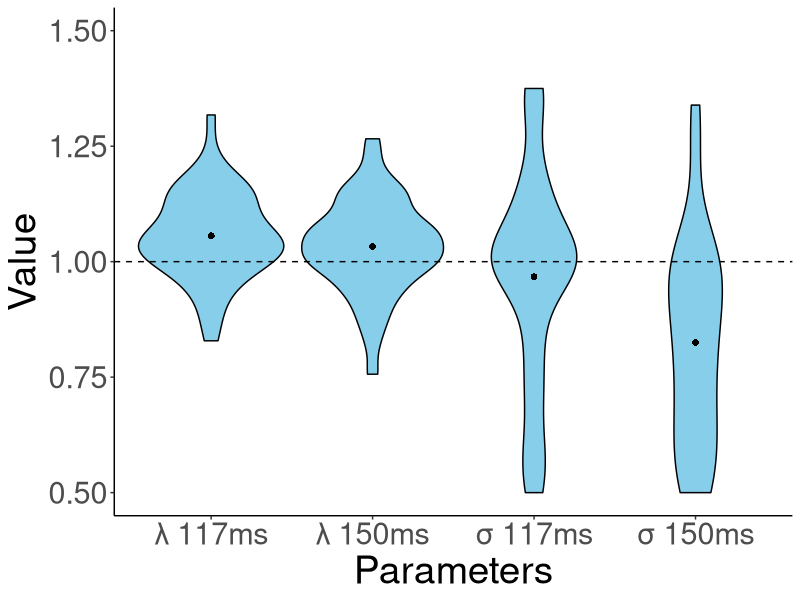
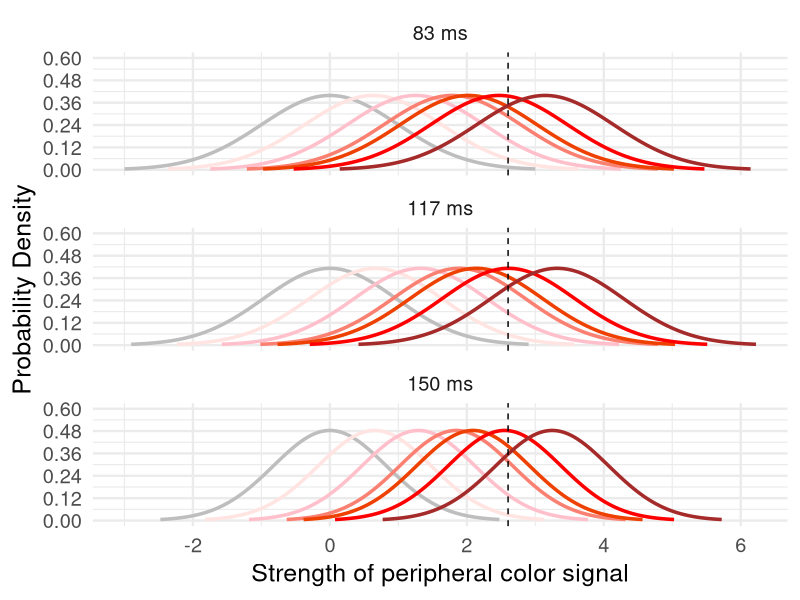
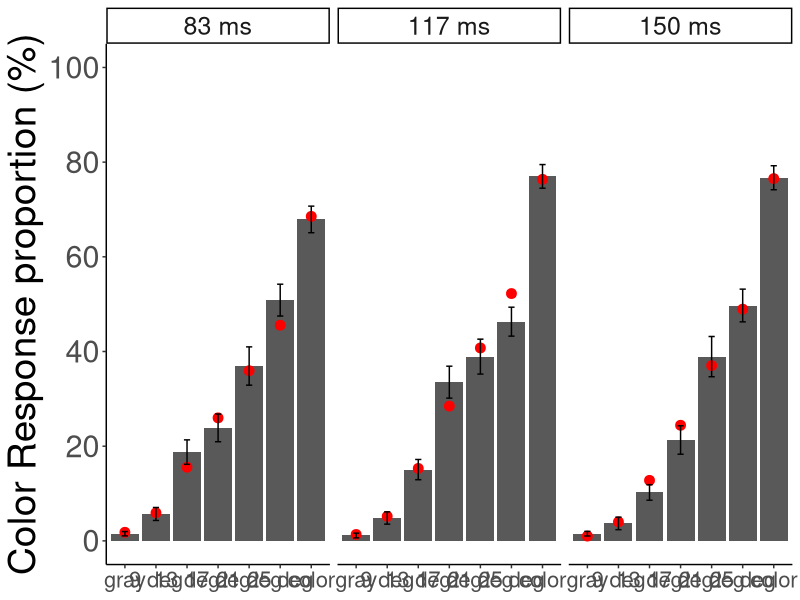
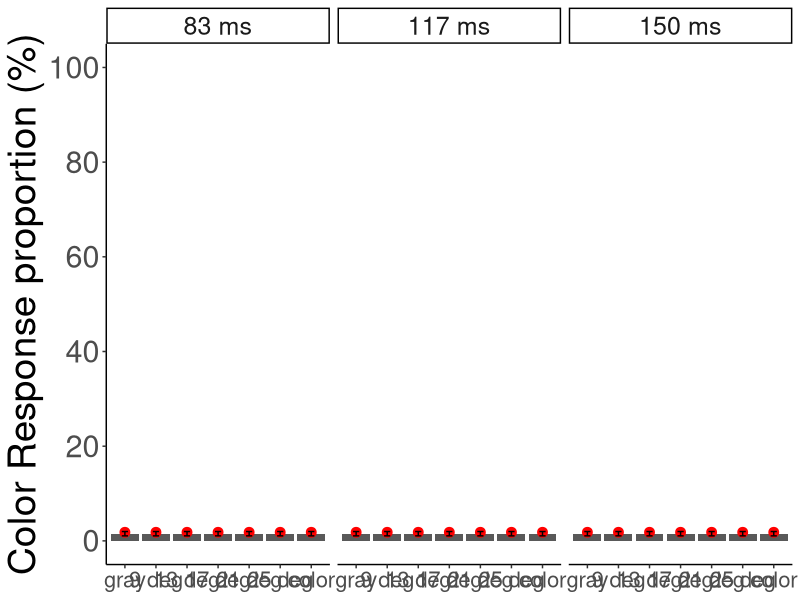
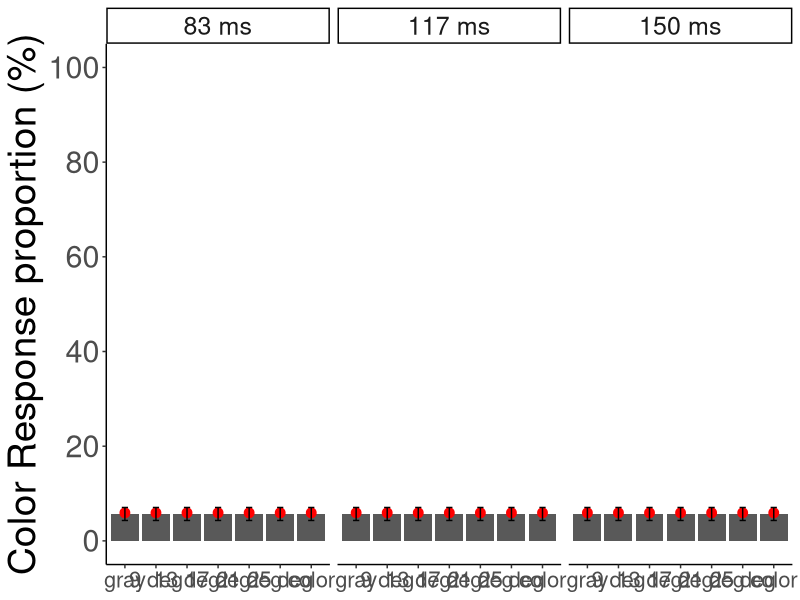
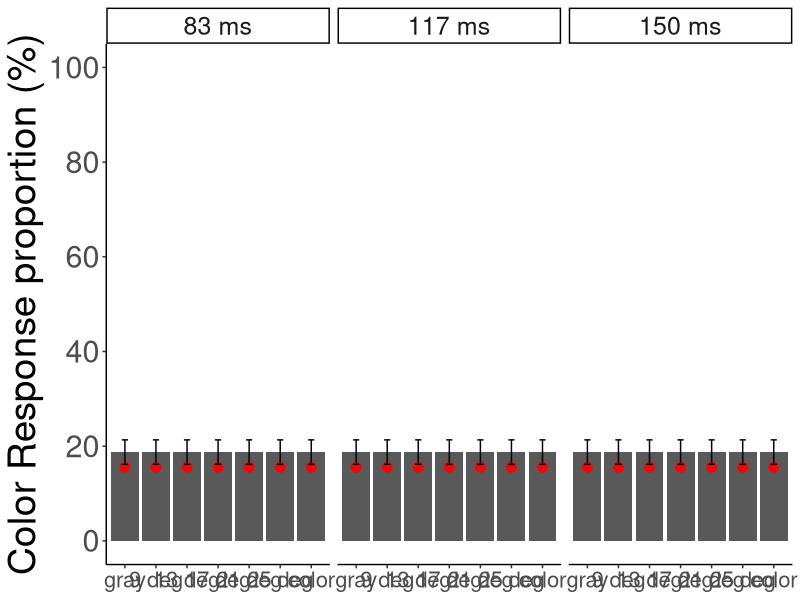
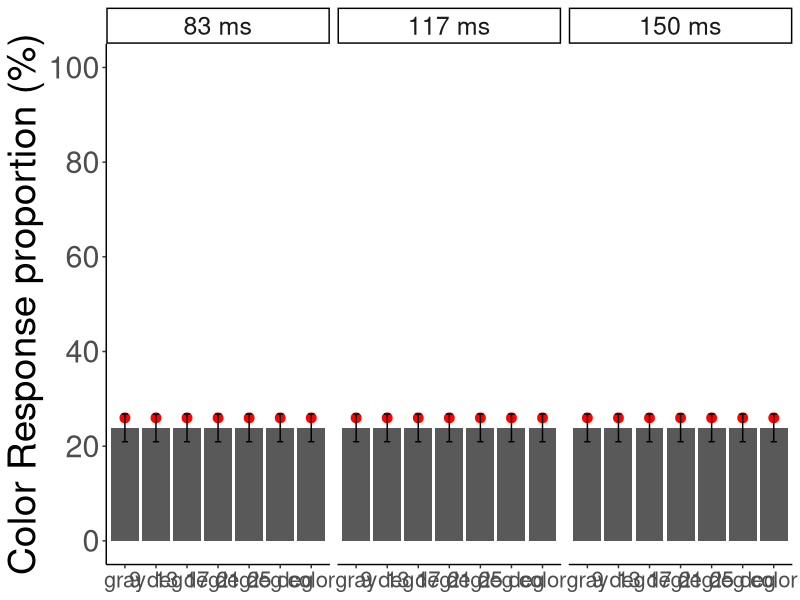
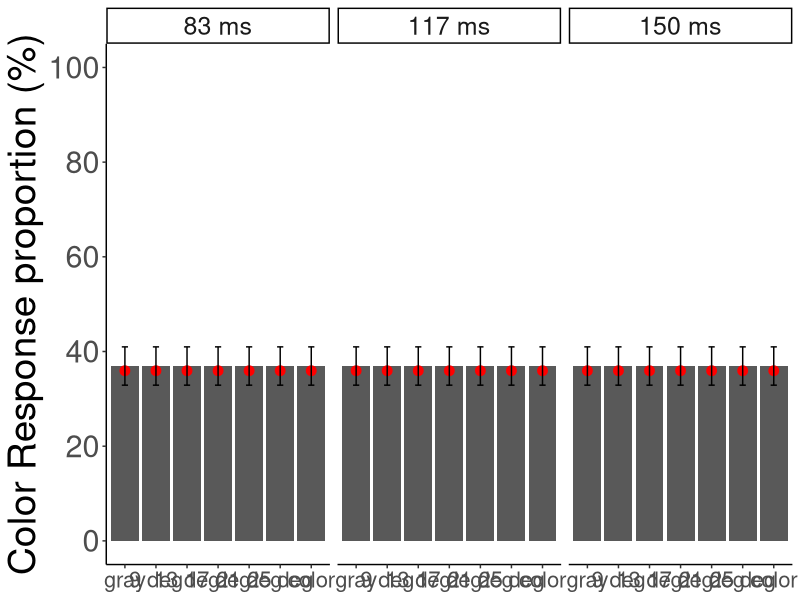

Here is the R script that generated these plots, in order: (Note: this script raises an error after producing the figures.)
library(tidyverse)

dat <- read.table("subdata.csv", header=T,sep=",") 

result = dat %>%             
  filter(TorF1 == 0 | TorF1 == 1) %>% # dual-task trials
  select(subnum, exposure, maskwidth, colorcond, TorF1, colorres, TorF2, gray_gray, gray_mix, gray_color, mix_gray, mix_mix, mix_color, color_gray, color_mix, color_color) %>%    
  group_by(subnum, colorcond, exposure, maskwidth) %>%                
  summarize(gray_gray= sum(gray_gray), gray_mix= sum(gray_mix), gray_color= sum(gray_color), mix_gray= sum(mix_gray), mix_mix= sum(mix_mix), mix_color= sum(mix_color), color_gray= sum(color_gray), color_mix= sum(color_mix), color_color= sum(color_color)) #%>%       

#基準となるパラメータ
sigma83ms <- 1
mu83ms_gray <- 0

### Function for model fitting
fit_uvsdt_mle <- function(data, add_constant = TRUE) {
  
  # add_constant = TRUE adds a small value to the response frequency vectors.
  # correction against extreme estimates 
  if (add_constant) {
    data <- data+0.5
  }
  
  # initial guess for parameter values d-primeベースで出す
  mu83ms_9deg  <- qnorm(data[4,2]/(data[4,1]+data[4,2]))-qnorm(data[1,2]/(data[1,1]+data[1,2]))
  mu83ms_13deg <- qnorm(data[5,2]/(data[5,1]+data[5,2]))-qnorm(data[1,2]/(data[1,1]+data[1,2]))
  mu83ms_17deg <- qnorm(data[6,2]/(data[6,1]+data[6,2]))-qnorm(data[1,2]/(data[1,1]+data[1,2]))
  mu83ms_21deg <- qnorm(data[7,2]/(data[7,1]+data[7,2]))-qnorm(data[1,2]/(data[1,1]+data[1,2]))
  mu83ms_25deg <- qnorm(data[8,2]/(data[8,1]+data[8,2]))-qnorm(data[1,2]/(data[1,1]+data[1,2]))
  mu83ms_color <- qnorm(data[19,2]/(data[19,1]+data[19,2]))-qnorm(data[1,2]/(data[1,1]+data[1,2]))
  mu117ms <- 1
  mu150ms <- 1
  sigma117ms <- 1
  sigma150ms <- 1
  cri <- 2
  
  guess <- c(mu83ms_9deg, mu83ms_13deg, mu83ms_17deg, mu83ms_21deg, mu83ms_25deg, mu83ms_color, mu117ms, mu150ms, sigma117ms, sigma150ms, cri)
  
  # model fit
  fit <- suppressWarnings(optim(uvsdt_logL, 
                                par = guess, 
                                lower =      c(0.1, 0.1, 0.1, 0.1, 0.1, 1.0, 0.5, 0.5, 0.5, 0.5, 0.5),
                                upper =      c(3.5, 3.5, 3.5, 3.5, 3.5, 3.5, 2.0, 2.0, 2.0, 2.0, 5.0), 
                                gr = NULL, method = "BFGS", 
                                control = list("maxit" = 10000, 
                                               "parscale" = c(1,   1,    1,   1,    1,   1,  0.001,  0.001,  0.001,  0.001,  1))))
  
  # outputs
  mu83ms_9deg  <- fit$par[1]
  mu83ms_13deg <- fit$par[2] 
  mu83ms_17deg <- fit$par[3] 
  mu83ms_21deg <- fit$par[4] 
  mu83ms_25deg <- fit$par[5] 
  mu83ms_color <- fit$par[6] 
  mu117ms<-  fit$par[7] 
  mu150ms <- fit$par[8] 
  sigma117ms <- fit$par[9] 
  sigma150ms <- fit$par[10]
  cri <- fit$par[11] 
  
  logL <- -fit$value
  
  AIC <- -2 * logL + 2 * 11
  
  predicted_data <- matrix(c(rep(1,21)), nrow=21, ncol=2)
  ##############################################################################
  # model predictions
  predicted_data <- matrix(NA, nrow=21, ncol=2)
  #gray
  mean_one_mat <- c(mu83ms_gray, mu83ms_gray*mu117ms, mu83ms_gray*mu150ms)
  sigmamat <- c(sigma83ms,sigma117ms,sigma150ms)
  for (cond in 1:3) {
    pred_gray_others_rate <- pnorm(cri, mean= mean_one_mat[cond], sd=sigmamat[cond])
    pred_gray_color_rate <- 1-pred_gray_others_rate
    
    #反応数
    pred_nr_gray_color <- sum(data[cond,1]+data[cond,2]) * pred_gray_color_rate
    pred_nr_gray_others <- sum(data[cond,1]+data[cond,2]) * pred_gray_others_rate
    predicted_data[cond,1] <- pred_gray_others_rate
    predicted_data[cond,2] <- pred_gray_color_rate
  }
  
  #chimera
  mean_one_mat <- c(mu83ms_9deg,mu83ms_13deg,mu83ms_17deg,mu83ms_21deg,mu83ms_25deg, mu83ms_9deg*mu117ms,mu83ms_13deg*mu117ms,mu83ms_17deg*mu117ms,mu83ms_21deg*mu117ms,mu83ms_25deg*mu117ms, mu83ms_9deg*mu150ms,mu83ms_13deg*mu150ms,mu83ms_17deg*mu150ms,mu83ms_21deg*mu150ms,mu83ms_25deg*mu150ms)
  sigmamat <- c(rep(sigma83ms,5),rep(sigma117ms,5),rep(sigma150ms,5))
  for (cond in 4:18) {
    pred_chimera_others_rate <- pnorm(cri, mean=mean_one_mat[cond-3], sd=sigmamat[cond-3])
    pred_chimera_color_rate <-1-pred_chimera_others_rate
    #反応数
    pred_nr_chimera_color <- sum(data[cond,1]+data[cond,2]) *pred_chimera_color_rate
    pred_nr_chimera_others <- sum(data[cond,1]+data[cond,2]) * pred_chimera_others_rate
    predicted_data[cond,1] <- pred_chimera_others_rate
    predicted_data[cond,2] <- pred_chimera_color_rate
  }
  
  #color
  mean_two_mat <- c(mu83ms_color,mu83ms_color*mu117ms,mu83ms_color*mu150ms)
  sigmamat <- c(sigma83ms,sigma117ms,sigma150ms)
  for (cond in 19:21) {
    pred_color_others_rate <- pnorm(cri, mean=mean_two_mat[cond-18], sd=sigmamat[cond-18])
    pred_color_color_rate <- 1-pred_color_others_rate
    #反応数
    pred_nr_color_color <- sum(data[cond,1]+data[cond,2]) * pred_color_color_rate
    pred_nr_color_others <- sum(data[cond,1]+data[cond,2]) * pred_color_others_rate
    predicted_data[cond,1] <- pred_color_others_rate
    predicted_data[cond,2] <- pred_color_color_rate
  }
  ##############################################################################
  
  
  est <- data.frame(mu83ms_9deg   = mu83ms_9deg, 
                    mu83ms_13deg  = mu83ms_13deg, 
                    mu83ms_17deg  = mu83ms_17deg, 
                    mu83ms_21deg  = mu83ms_21deg, 
                    mu83ms_25deg  = mu83ms_25deg, 
                    mu83ms_color = mu83ms_color,
                    mu117ms = mu117ms,
                    mu150ms = mu150ms,
                    sigma117ms = sigma117ms,
                    sigma150ms = sigma150ms,
                    cri = cri, 
                    logL = logL,
                    AIC = AIC)
  return(list(est,predicted_data))
}


### Likelihood function
uvsdt_logL <- function(x, inputs) {
  
  # target parameters
  mu83ms_9deg  <- x[1]
  mu83ms_13deg <- x[2] 
  mu83ms_17deg <- x[3] 
  mu83ms_21deg <- x[4] 
  mu83ms_25deg <- x[5] 
  mu83ms_color <- x[6] 
  mu117ms<-  x[7] 
  mu150ms <- x[8] 
  sigma117ms <- x[9] 
  sigma150ms <- x[10]
  cri <- x[11] 
  
  ##############################################################################
  # model predictions
  predicted_data <- matrix(NA, nrow=21, ncol=2)
  #gray
  mean_one_mat <- c(mu83ms_gray, mu83ms_gray*mu117ms, mu83ms_gray*mu150ms)
  sigmamat <- c(sigma83ms,sigma117ms,sigma150ms)
  for (cond in 1:3) {
    pred_gray_others_rate <- pnorm(cri, mean= mean_one_mat[cond], sd=sigmamat[cond])
    pred_gray_color_rate <- 1-pred_gray_others_rate
    
    #反応数
    pred_nr_gray_color <- sum(data[cond,1]+data[cond,2]) * pred_gray_color_rate
    pred_nr_gray_others <- sum(data[cond,1]+data[cond,2]) * pred_gray_others_rate
    predicted_data[cond,1] <- pred_gray_others_rate
    predicted_data[cond,2] <- pred_gray_color_rate
  }
  
  #chimera
  mean_one_mat <- c(mu83ms_9deg,mu83ms_13deg,mu83ms_17deg,mu83ms_21deg,mu83ms_25deg, mu83ms_9deg*mu117ms,mu83ms_13deg*mu117ms,mu83ms_17deg*mu117ms,mu83ms_21deg*mu117ms,mu83ms_25deg*mu117ms, mu83ms_9deg*mu150ms,mu83ms_13deg*mu150ms,mu83ms_17deg*mu150ms,mu83ms_21deg*mu150ms,mu83ms_25deg*mu150ms)
  sigmamat <- c(rep(sigma83ms,5),rep(sigma117ms,5),rep(sigma150ms,5))
  for (cond in 4:18) {
    pred_chimera_others_rate <- pnorm(cri, mean=mean_one_mat[cond-3], sd=sigmamat[cond-3])
    pred_chimera_color_rate <-1-pred_chimera_others_rate
    #反応数
    pred_nr_chimera_color <- sum(data[cond,1]+data[cond,2]) *pred_chimera_color_rate
    pred_nr_chimera_others <- sum(data[cond,1]+data[cond,2]) * pred_chimera_others_rate
    predicted_data[cond,1] <- pred_chimera_others_rate
    predicted_data[cond,2] <- pred_chimera_color_rate
  }
  
  #color
  mean_two_mat <- c(mu83ms_color,mu83ms_color*mu117ms,mu83ms_color*mu150ms)
  sigmamat <- c(sigma83ms,sigma117ms,sigma150ms)
  for (cond in 19:21) {
    pred_color_others_rate <- pnorm(cri, mean=mean_two_mat[cond-18], sd=sigmamat[cond-18])
    pred_color_color_rate <- 1-pred_color_others_rate
    #反応数
    pred_nr_color_color <- sum(data[cond,1]+data[cond,2]) * pred_color_color_rate
    pred_nr_color_others <- sum(data[cond,1]+data[cond,2]) * pred_color_others_rate
    predicted_data[cond,1] <- pred_color_others_rate
    predicted_data[cond,2] <- pred_color_color_rate
  }
  ##############################################################################
  
  # log likelihood
  logL <- sum(data * log(predicted_data))
  if (is.nan(logL)) {
    logL <- -Inf
  }
  
  logL <- -logL
  return(logL)
  #if (1 < par[3] & par[3] < par[4] & par[4] < par[5] & par[5] < par[6] & par[7] < par[8] & par[8] < par[9] & par[9]< par[10] & par[10]< par[11] & par[12] < par[13] & par[13] < par[14] & par[14] < par[15] & par[15] < par[16]) {
  #logL <- -logL　#対数尤度を対数損失にする
  #return(logL)
  #} 
  #else {
  # return(999999)
  #}
  
}


estimates <- c()
predicted_array <- array(NA, dim = c(21, 2, 44))
data_rate_array <- array(NA, dim = c(21, 2, 44))

data_rate_add <- array(NA, dim = c(21, 2, 44))
dprime_mat <- matrix(c(rep(NA,18*44)), nrow=18, ncol=44)
C_mat <- matrix(c(rep(NA,18*44)), nrow=18, ncol=44)

for (i in 4:47) {
  
  sub <- i
  
  #データ成型
  subdata <- result[((sub-4)*21+1):((sub-4)*21+21), ]
  data <- matrix(NA, nrow=21, ncol=2)
  #gray
  data[1:3,1]<-unlist(subdata[1:3,5]+subdata[1:3,6])#_others
  data[1:3,2]<-unlist(subdata[1:3,7])#_color
  #chimera
  data[4:18,1]<-unlist(subdata[4:18,8]+subdata[4:18,9])#_others
  data[4:18,2]<-unlist(subdata[4:18,10])#_color
  #color
  data[19:21,1]<-unlist(subdata[19:21,11]+subdata[19:21,12])#_others
  data[19:21,2]<-unlist(subdata[19:21,13])#_color
  
  data_rate_array[,1,(sub-3)]<-data[,1]/(data[,1]+data[,2])
  data_rate_array[,2,(sub-3)]<-data[,2]/(data[,1]+data[,2])
  
  data_rate_add[,1,(sub-3)]<-(data[,1]+0.5)/((data[,1]+0.5)+(data[,2]+0.5))
  data_rate_add[,2,(sub-3)]<-(data[,2]+0.5)/((data[,1]+0.5)+(data[,2]+0.5))
  
  # #########グレーをS1分布としたd'やCの算出############################################################
  # 
  # dprime_co_83 <-  qnorm(data_rate_add[19,2,(sub-3)])-qnorm(data_rate_add[1,2,(sub-3)]) #z(color_color)-z(gray_color)
  # dprime_co_117 <- qnorm(data_rate_add[20,2,(sub-3)])-qnorm(data_rate_add[2,2,(sub-3)])
  # dprime_co_150 <- qnorm(data_rate_add[21,2,(sub-3)])-qnorm(data_rate_add[3,2,(sub-3)])
  # 
  # dprime_9d_83<-  qnorm(data_rate_add[4,2,(sub-3)])-qnorm(data_rate_add[1,2,(sub-3)])#z(chimera_color)-z(gray_color)
  # dprime_13d_83<- qnorm(data_rate_add[5,2,(sub-3)])-qnorm(data_rate_add[1,2,(sub-3)])
  # dprime_17d_83<- qnorm(data_rate_add[6,2,(sub-3)])-qnorm(data_rate_add[1,2,(sub-3)])
  # dprime_21d_83<- qnorm(data_rate_add[7,2,(sub-3)])-qnorm(data_rate_add[1,2,(sub-3)])
  # dprime_25d_83<- qnorm(data_rate_add[8,2,(sub-3)])-qnorm(data_rate_add[1,2,(sub-3)])
  # 
  # dprime_9d_117<-  qnorm(data_rate_add[9,2,(sub-3)])-qnorm(data_rate_add[2,2,(sub-3)])
  # dprime_13d_117<- qnorm(data_rate_add[10,2,(sub-3)])-qnorm(data_rate_add[2,2,(sub-3)])
  # dprime_17d_117<- qnorm(data_rate_add[11,2,(sub-3)])-qnorm(data_rate_add[2,2,(sub-3)])
  # dprime_21d_117<- qnorm(data_rate_add[12,2,(sub-3)])-qnorm(data_rate_add[2,2,(sub-3)])
  # dprime_25d_117<- qnorm(data_rate_add[13,2,(sub-3)])-qnorm(data_rate_add[2,2,(sub-3)])
  # 
  # dprime_9d_150<-  qnorm(data_rate_add[14,2,(sub-3)])-qnorm(data_rate_add[3,2,(sub-3)])
  # dprime_13d_150<- qnorm(data_rate_add[15,2,(sub-3)])-qnorm(data_rate_add[3,2,(sub-3)])
  # dprime_17d_150<- qnorm(data_rate_add[16,2,(sub-3)])-qnorm(data_rate_add[3,2,(sub-3)])
  # dprime_21d_150<- qnorm(data_rate_add[17,2,(sub-3)])-qnorm(data_rate_add[3,2,(sub-3)])
  # dprime_25d_150<- qnorm(data_rate_add[18,2,(sub-3)])-qnorm(data_rate_add[3,2,(sub-3)])
  # 
  # C_co_83 <- -0.5 * (qnorm(data_rate_add[19,2,(sub-3)])+qnorm(data_rate_add[1,2,(sub-3)]))
  # C_co_117 <- -0.5 * (qnorm(data_rate_add[20,2,(sub-3)])+qnorm(data_rate_add[2,2,(sub-3)]))
  # C_co_150 <- -0.5 * (qnorm(data_rate_add[21,2,(sub-3)])+qnorm(data_rate_add[3,2,(sub-3)]))
  # 
  # C_9d_83<- -0.5 * (qnorm(data_rate_add[4,2,(sub-3)])+qnorm(data_rate_add[1,2,(sub-3)]))
  # C_13d_83<- -0.5 * (qnorm(data_rate_add[5,2,(sub-3)])+qnorm(data_rate_add[1,2,(sub-3)]))
  # C_17d_83<- -0.5 * (qnorm(data_rate_add[6,2,(sub-3)])+qnorm(data_rate_add[1,2,(sub-3)]))
  # C_21d_83<- -0.5 * (qnorm(data_rate_add[7,2,(sub-3)])+qnorm(data_rate_add[1,2,(sub-3)]))
  # C_25d_83<- -0.5 * (qnorm(data_rate_add[8,2,(sub-3)])+qnorm(data_rate_add[1,2,(sub-3)]))
  # 
  # C_9d_117<- -0.5 * (qnorm(data_rate_add[9,2,(sub-3)])+qnorm(data_rate_add[2,2,(sub-3)]))
  # C_13d_117<- -0.5 * (qnorm(data_rate_add[10,2,(sub-3)])+qnorm(data_rate_add[2,2,(sub-3)]))
  # C_17d_117<- -0.5 * (qnorm(data_rate_add[11,2,(sub-3)])+qnorm(data_rate_add[2,2,(sub-3)]))
  # C_21d_117<- -0.5 * (qnorm(data_rate_add[12,2,(sub-3)])+qnorm(data_rate_add[2,2,(sub-3)]))
  # C_25d_117<- -0.5 * (qnorm(data_rate_add[13,2,(sub-3)])+qnorm(data_rate_add[2,2,(sub-3)]))
  # 
  # C_9d_150<- -0.5 * (qnorm(data_rate_add[14,2,(sub-3)])+qnorm(data_rate_add[3,2,(sub-3)]))
  # C_13d_150<- -0.5 * (qnorm(data_rate_add[15,2,(sub-3)])+qnorm(data_rate_add[3,2,(sub-3)]))
  # C_17d_150<- -0.5 * (qnorm(data_rate_add[16,2,(sub-3)])+qnorm(data_rate_add[3,2,(sub-3)]))
  # C_21d_150<- -0.5 * (qnorm(data_rate_add[17,2,(sub-3)])+qnorm(data_rate_add[3,2,(sub-3)]))
  # C_25d_150<- -0.5 * (qnorm(data_rate_add[18,2,(sub-3)])+qnorm(data_rate_add[3,2,(sub-3)]))
  # 
  # dprime <- c(dprime_co_83,dprime_co_117,dprime_co_150,dprime_9d_83,dprime_13d_83,dprime_17d_83,dprime_21d_83,dprime_25d_83,dprime_9d_117,dprime_13d_117,dprime_17d_117,dprime_21d_117,dprime_25d_117,dprime_9d_150,dprime_13d_150,dprime_17d_150,dprime_21d_150,dprime_25d_150)
  # C <- c(C_co_83,C_co_117,C_co_150,C_9d_83,C_13d_83,C_17d_83,C_21d_83,C_25d_83,C_9d_117,C_13d_117,C_17d_117,C_21d_117,C_25d_117,C_9d_150,C_13d_150,C_17d_150,C_21d_150,C_25d_150)
  # 
  # dprime_mat[,(sub-3)] <- dprime
  # C_mat[,(sub-3)] <- C
  # ################################################################################
  # 

  
  ### Fitting

  fit <- fit_uvsdt_mle(data, add_constant = TRUE)
  df <- fit[[1]]
  df$sub <- i
  estimates <- rbind(estimates, df)
  a <- fit[[2]]
  predicted_array[,,(sub-3)] <- a
}

#predicted_array[,,1]
#data_rate_array[,,1]

mean_predicted <- apply(predicted_array, c(1, 2), mean)*100
mean_predicted2 <- c(mean_predicted[1,2],mean_predicted[4:8,2],mean_predicted[19,2],mean_predicted[2,2],mean_predicted[9:13,2],mean_predicted[20,2],mean_predicted[3,2],mean_predicted[14:18,2],mean_predicted[21,2])
se_predicted <-(apply(predicted_array, c(1, 2), sd)*100)/ sqrt(44)
se_predicted2 <- c(se_predicted[1,2],se_predicted[4:8,2],se_predicted[19,2],se_predicted[2,2],se_predicted[9:13,2],se_predicted[20,2],se_predicted[3,2],se_predicted[14:18,2],se_predicted[21,2])

mean_data <-  apply(data_rate_array, c(1, 2), mean)*100
mean_data2 <- c(mean_data[1,2],mean_data[4:8,2],mean_data[19,2],mean_data[2,2],mean_data[9:13,2],mean_data[20,2],mean_data[3,2],mean_data[14:18,2],mean_data[21,2])
se_data <-  (apply(data_rate_array, c(1, 2), sd)*100)/ sqrt(44)
se_data2 <- c(se_data[1,2],se_data[4:8,2],se_data[19,2],se_data[2,2],se_data[9:13,2],se_data[20,2],se_data[3,2],se_data[14:18,2],se_data[21,2])


################################################################################mean+variance,mean,variance,nullの検定
for (i in 1:4){
  now <- log(estimates[,i+6])
  #now <- estimates[,i+6]
  t_test_below1 <- t.test(now, mu = 0, alternative = "less")
  t_test_above1 <- t.test(now, mu = 0, alternative = "greater")
  print(t_test_below1)
  print(t_test_above1)
}

library(ggplot2)
data_parameter_plot <- data.frame(
  Parameters = rep(c("λ 117ms", "λ 150ms", "σ 117ms", "σ 150ms"), each = 44),
  Value = c(estimates[,7], estimates[,8], estimates[,9], estimates[,10])
)
#data_parameter_plot$Value <- log(data_parameter_plot$Value)

# グラフの作成
ggplot(data_parameter_plot, aes(x = Parameters, y = Value)) +
  geom_violin(fill = "skyblue", color = "black") +  # ヴァイオリンプロットの描画
  geom_hline(yintercept = 1, linetype = "dashed", color = "black") +  # y = 1 の位置に横線を追加
  labs(x = "Parameters",
       y = "Value") + #Log-scaled 
  coord_cartesian(ylim = c(0.5, 1.5)) +  
  stat_summary(fun = mean, geom = "point", 
               shape =16, size = 2, color = "black")+
  theme_classic() +  # テーマの設定
  theme(
    plot.title = element_text(size = 20 * 2),    # タイトルのサイズを5倍に
    axis.title.x = element_text(size = 14 * 2),  # x軸ラベルのサイズを5倍に
    axis.title.y = element_text(size = 14 * 2),  # y軸ラベルのサイズを5倍に
    axis.text.x = element_text(size = 11 * 2),   # x軸目盛りのサイズを5倍に
    axis.text.y = element_text(size = 11 * 2)    # y軸目盛りのサイズを5倍に
  )



# ################################################################################ 参加者ごとのSDTの図示
# pickup_sub <- 1
# 
# plot_sdt_distributions <- function(means, sds, attention_levels, image_types, colors) {
#   data_SDT_plot <- data.frame()
#   
#   for (i in 1:length(attention_levels)) {
#     for (j in 1:length(image_types)) {
#       x <- seq(means[i,j] - 3 * sds[i,j], means[i,j] + 3 * sds[i,j], length.out = 100)
#       y <- dnorm(x, mean = means[i,j], sd = sds[i,j])
# 
#       
#       # データフレームに追加
#       data_SDT_plot <- rbind(data_SDT_plot, data.frame(
#         x = x,
#         y = y,
#         Attention = attention_levels[i],
#         ImageType = image_types[j],
#         color = colors[j]
#       ))
#     }
#   }
#   
#   p <- ggplot(data_SDT_plot, aes(x = x, y = y, color = ImageType)) +
#     geom_line(size = 1.2) +
#     scale_color_manual(values = colors) +
#     labs(x = "Strength of peripheral color signal",
#          y = "Probability Density") +
#     scale_y_continuous(breaks=seq(0,0.6,length=6),limits=c(0,0.6))+
#     geom_vline(xintercept = estimates[pickup_sub,11], linetype = "dashed", color = "black") + 
#     facet_wrap(~ Attention, nrow = 3, scales = "free_y") +  # 各注意条件で分布を重ねる
#     theme_minimal(base_size = 18) +
#     theme(legend.position = "none")#"top"
#   
#   print(p)
# }
# 
# # 平均値と標準偏差
# means_83ms <- c(mu83ms_gray, estimates[pickup_sub,1], estimates[pickup_sub,2], estimates[pickup_sub,3], estimates[pickup_sub,4], estimates[pickup_sub,5], estimates[pickup_sub,6])  
# means_117ms <- means_83ms * estimates[pickup_sub,7]
# means_150ms <- means_83ms * estimates[pickup_sub,8]
# means <- rbind(means_83ms,means_117ms,means_150ms)
# sd_83ms <- c(rep(sigma83ms, 7))  
# sd_117ms <- c(rep(estimates[pickup_sub,9], 7))  
# sd_150ms <- c(rep(estimates[pickup_sub,10], 7))  
# sds <- rbind(sd_83ms,sd_117ms,sd_150ms)
# 
# attention_levels <- factor(c("83 ms", "117 ms", "150 ms"), levels = c("83 ms", "117 ms", "150 ms"))
# image_types <- factor(c("gray", "9 deg", "13 deg", "17 deg", "21 deg", "25 deg", "color"), levels = c("gray", "9 deg", "13 deg", "17 deg", "21 deg", "25 deg", "color"))
# colors <- c("grey", "mistyrose", "pink", "salmon", "orangered2","red", "brown")
# 
# # 関数を呼び出し
# plot_sdt_distributions(means, sds, attention_levels, image_types, colors)
# 
# 

################################################################################ 参加者平均SDTの図示

plot_sdt_distributions <- function(means, sds, attention_levels, image_types, colors) {
  data_SDT_plot <- data.frame()
  
  for (i in 1:length(attention_levels)) {
    for (j in 1:length(image_types)) {
      x <- seq(means[i,j] - 3 * sds[i,j], means[i,j] + 3 * sds[i,j], length.out = 100)
      y <- dnorm(x, mean = means[i,j], sd = sds[i,j]) #最大

      
      # データフレームに追加
      data_SDT_plot <- rbind(data_SDT_plot, data.frame(
        x = x,
        y = y,
        Attention = attention_levels[i],
        ImageType = image_types[j],
        color = colors[j]
      ))
    }
  }
  
  p <- ggplot(data_SDT_plot, aes(x = x, y = y, color = ImageType)) +
    geom_line(size = 1.2) +
    scale_color_manual(values = colors) +
    labs(x = "Strength of peripheral color signal",
         y = "Probability Density") +
    scale_y_continuous(breaks=seq(0,0.6,length=6),limits=c(0,0.6))+
    geom_vline(xintercept = mean(estimates[,11]), linetype = "dashed", color = "black") + 
    facet_wrap(~ Attention, nrow = 3, scales = "free_y") +  # 各注意条件で分布を重ねる
    theme_minimal(base_size = 18) +
    theme(legend.position = "none")#"top"
  
  print(p)
}

# 平均値と標準偏差
 means_83ms <- c(mu83ms_gray, mean(estimates[,1]), mean(estimates[,2]), mean(estimates[,3]), mean(estimates[,4]), mean(estimates[,5]),mean(estimates[,6]))  
 means_117ms <- means_83ms * mean(estimates[,7])
 means_150ms <- means_83ms * mean(estimates[,8])
 means <- rbind(means_83ms,means_117ms,means_150ms)
 sd_83ms <- c(rep(sigma83ms, 7))  
 sd_117ms <- c(rep(mean(estimates[,9]), 7))  
 sd_150ms <- c(rep(mean(estimates[,10]), 7))  
 sds <- rbind(sd_83ms,sd_117ms,sd_150ms)
 
attention_levels <- factor(c("83 ms", "117 ms", "150 ms"), levels = c("83 ms", "117 ms", "150 ms"))
image_types <- factor(c("gray", "9 deg", "13 deg", "17 deg", "21 deg", "25 deg", "color"), levels = c("gray", "9 deg", "13 deg", "17 deg", "21 deg", "25 deg", "color"))
colors <- c("grey", "mistyrose", "pink", "salmon", "orangered2","red", "brown")

# 関数を呼び出し
plot_sdt_distributions(means, sds, attention_levels, image_types, colors)



#########積み上げグラフでの比較#################################################

data_bar <- data.frame(
  ImageType = factor(rep(c("gray","9 deg", "13 deg", "17 deg", "21 deg", "25 deg", "color"), 3), 
                  levels = c("gray", "9 deg", "13 deg", "17 deg", "21 deg", "25 deg", "color")),
  Proportion =  as.vector(t(mean_data2)),
  SE =  as.vector(t(se_data2)),
  Condition = factor(c(rep("83 ms", 7),rep("117 ms", 7),rep("150 ms", 7)), 
                     levels = c("83 ms", "117 ms", "150 ms"))
)

predicted_data_bar <- data.frame(
  ImageType = factor(rep(c("gray","9 deg", "13 deg", "17 deg", "21 deg", "25 deg", "color"), 3),
                  levels = c("gray", "9 deg", "13 deg", "17 deg", "21 deg", "25 deg", "color")),
  Predicted = as.vector(t(mean_predicted2)),  # 仮の予測値
  SE =  as.vector(t(se_predicted2)),
  Condition = factor(c(rep("83 ms", 7),rep("117 ms", 7),rep("150 ms", 7)), 
                     levels = c("83 ms", "117 ms", "150 ms"))
)

# グラフの作成
ggplot(data_bar, aes(x = ImageType, y = Proportion)) +
  geom_bar(stat = "identity", position = "stack") +
  labs(x = NULL, y = "Color Response proportion (%)") +
  theme_minimal() +
  facet_grid(. ~ Condition) +  
  geom_point(data = predicted_data_bar, aes(x = ImageType, y = Predicted), 
             color = "red", size = 3) +  # モデルの予測値を示す点を追加 
  geom_errorbar(data = data_bar, aes(ymin = Proportion - SE, ymax = Proportion + SE), 
                width = 0.2) + #, position = position_dodge(0.9)
  theme_classic()+
  theme(legend.position = "right")+  # テーマの設定
  theme(
    plot.title = element_text(size = 20 * 2),    # タイトルのサイズを5倍に
    axis.title.x = element_text(size = 14 * 2),  # x軸ラベルのサイズを5倍に
    axis.title.y = element_text(size = 14 * 2),  # y軸ラベルのサイズを5倍に
    axis.text.x = element_text(size = 8 * 2),   # x軸目盛りのサイズを5倍に
    axis.text.y = element_text(size = 11 * 2),    # y軸目盛りのサイズを5倍に
    legend.position = "right",
    strip.text = element_text(size = 18),  # 83ms、117ms、150msの文字サイズを大きくする
    legend.text = element_text(size = 18),  # 凡例の文字サイズを大きくする
    legend.title = element_text(size = 18)  # 凡例タイトルの文字サイズを大きくする
  )+
  scale_y_continuous(
    breaks = seq(0, 100, by = 20),    
    limits = c(0, 100)                  
  ) 


#############################################################################ANOVA
# 83-g,83-9,83-13,83-17,83-21,83-25,83-c, 117-g,117-9,117-13,117-17,117-21,117-25,117-c, 150-g,150-9,150-13,150-17,150-21,150-25,150-c
# 要因A　時間　要因B 画像種類
a <- (data_rate_array[,2,])
data_ANOVA <- t(rbind(a[1,],a[4:8,],a[19,],a[2,],a[9:13,],a[20,],a[3,],a[14:18,],a[21,]))
write.csv(data_ANOVA,"data_ANOVA.csv",row.names = FALSE)


# ################################################################################
# 
# data_dprimeC <- data.frame(
#   presentationtime = c("83ms","117ms", "150ms", rep("83ms",5),rep("117ms",5),rep("150ms",5)),
#   imagetype =  c(rep("color",3),"9deg","13deg","17deg","21deg","25deg","9deg","13deg","17deg","21deg","25deg","9deg","13deg","17deg","21deg","25deg"),
#   dprime = rowMeans(dprime_mat),
#   C = rowMeans(C_mat)
# )
# 
# data_dprimeC$presentationtime <- factor(data_dprimeC$presentationtime, levels = c("83ms", "117ms", "150ms"))
# data_dprimeC$imagetype <- factor(data_dprimeC$imagetype, levels = c("9deg", "13deg", "17deg", "21deg", "25deg", "color"))
# 
# # プロット作成
# g <- ggplot(data_dprimeC, aes(x = dprime, y = C, group = imagetype, fill = presentationtime)) +
#   geom_point(aes(shape = imagetype, colour = presentationtime), size = 10) +
#   labs(x = "dprime", y = "C") +
#   theme_classic() +
#   theme(
#     axis.title.x = element_text(size = 14 * 2),  # x軸ラベルのサイズを変更
#     axis.title.y = element_text(size = 14 * 2),  # y軸ラベルのサイズを変更
#     axis.text.x = element_text(size = 20),       # x軸目盛りのサイズ
#     axis.text.y = element_text(size = 20),       # y軸目盛りのサイズ
#     legend.position = "right",                   # 凡例の位置
#     strip.text = element_text(size = 18),        # ファセットラベルのサイズ
#     legend.text = element_text(size = 18),       # 凡例テキストのサイズ
#     legend.title = element_text(size = 18)       # 凡例タイトルのサイズ
#   ) +
#   scale_x_continuous(
#     breaks = seq(0, 3, by = 0.5),   # x軸の目盛りを0から3まで0.5刻み
#     limits = c(0, 3)                # x軸の範囲を0から3に固定
#   ) +
#   scale_y_continuous(
#     breaks = seq(0.25, 1.75, by = 0.25),    # y軸の目盛りを0.25から1.75まで0.25刻み
#     limits = c(0.25, 1.75)                  # y軸の範囲を0.25から1.75に固定
#   ) +
#   scale_shape_manual(values = c(1, 2, 3, 4, 5, 6)) +  # imagetypeに対応する形状を手動で指定
#   scale_colour_manual(values = c("83ms" = "red", "117ms" = "blue", "150ms" = "darkgreen"))  # 色を手動で指定
# 
# # プロットを表示
# plot(g)

##########################################################################################参加者ごとのResponseRateプロット作成###

for (i in 4:47) {
  data_bar <- data.frame(
  ImageType = factor(rep(c("gray","9 deg", "13 deg", "17 deg", "21 deg", "25 deg", "color"), 3), 
                  levels = c("gray", "9 deg", "13 deg", "17 deg", "21 deg", "25 deg", "color")),
  Proportion =  as.vector(mean_data2[i-3]),
  SE =  as.vector(se_data2[i-3]),
  Condition = factor(c(rep("83 ms", 7),rep("117 ms", 7),rep("150 ms", 7)), 
                     levels = c("83 ms", "117 ms", "150 ms"))
)

predicted_data_bar <- data.frame(
  ImageType = factor(rep(c("gray","9 deg", "13 deg", "17 deg", "21 deg", "25 deg", "color"), 3),
                  levels = c("gray", "9 deg", "13 deg", "17 deg", "21 deg", "25 deg", "color")),
  Predicted = as.vector(mean_predicted2[i-3]),  # 仮の予測値
  SE =  as.vector(se_predicted2[i-3]),
  Condition = factor(c(rep("83 ms", 7),rep("117 ms", 7),rep("150 ms", 7)), 
                     levels = c("83 ms", "117 ms", "150 ms"))
)
  
  plot_base <- ggplot(data_bar, aes(x = ImageType, y = Proportion)) +
  geom_bar(stat = "identity", position = "stack") +
  labs(x = NULL, y = "Color Response proportion (%)") +
  theme_minimal() +
  facet_grid(. ~ Condition) +  
  geom_point(data = predicted_data_bar, aes(x = ImageType, y = Predicted), 
             color = "red", size = 3) +  # モデルの予測値を示す点を追加 
  geom_errorbar(data = data_bar, aes(ymin = Proportion - SE, ymax = Proportion + SE), 
                width = 0.2) + #, position = position_dodge(0.9)
  theme_classic()+
  theme(legend.position = "right")+  # テーマの設定
  theme(
    plot.title = element_text(size = 20 * 2),    # タイトルのサイズを5倍に
    axis.title.x = element_text(size = 14 * 2),  # x軸ラベルのサイズを5倍に
    axis.title.y = element_text(size = 14 * 2),  # y軸ラベルのサイズを5倍に
    axis.text.x = element_text(size = 8 * 2),   # x軸目盛りのサイズを5倍に
    axis.text.y = element_text(size = 11 * 2),    # y軸目盛りのサイズを5倍に
    legend.position = "right",
    strip.text = element_text(size = 18),  # 83ms、117ms、150msの文字サイズを大きくする
    legend.text = element_text(size = 18),  # 凡例の文字サイズを大きくする
    legend.title = element_text(size = 18)  # 凡例タイトルの文字サイズを大きくする
  )+
  scale_y_continuous(
    breaks = seq(0, 100, by = 20),    
    limits = c(0, 100)                  
  ) 

  i_string <- as.character(i)
  plotname <- paste0("plot_subjects/response_rate/", i_string, ".png") 
  ggsave(plotname, plot = plot_base, width = 8, height = 6, dpi = 300)

}
